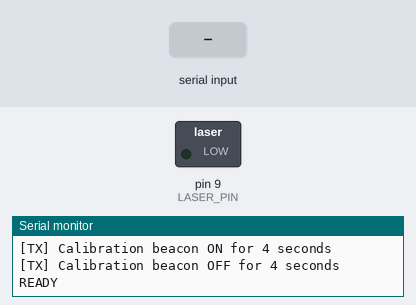
Simulated run of this sketch. Board: Arduino Uno, built with avr-gcc and run on an emulated ATmega328P. On the bench: switched loads named in the sketch (green lamp = pin HIGH), the last lines printed to the serial monitor. Inputs (shaded band) come from the test bench.

Above: at 17.2 s.
17.3 s: "1\n" received over Serial
At 17.5 s:
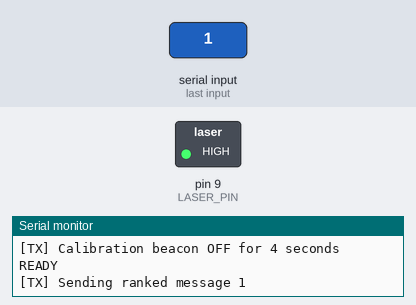
Timing chart, 0 to 23.6 s (numbered marks = the images above; inputs shaded):
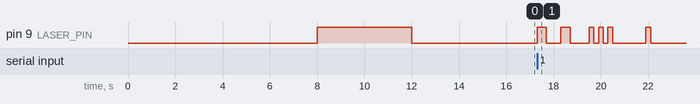

The sketch:

arduino-laser-sketch.ino
```cpp
/**
 * Arduino Uno: receive ranked messages from laptop over USB serial,
 * then transmit each message with an OOK laser.
 *
 * USB serial protocol:
 * - Python waits for "READY"
 * - Python sends one UTF-8 message ending in '\n'
 * - Uno transmits it optically, then replies "SENT <number>"
 */

#include <Arduino.h>

constexpr uint8_t LASER_PIN = 9;
constexpr uint32_t SERIAL_BAUD = 115200;

// Must match the ESP32 receiver exactly.
constexpr uint32_t BIT_MS = 200;

constexpr uint32_t INITIAL_OFF_MS = 8000;
constexpr uint32_t BEACON_ON_MS = 4000;
constexpr uint32_t BEACON_OFF_MS = 4000;
constexpr uint32_t BYTE_GAP_MS = BIT_MS;
constexpr uint32_t END_OFF_MS = BIT_MS;

constexpr size_t MAX_MESSAGE_LENGTH = 96;

char incomingMessage[MAX_MESSAGE_LENGTH];
size_t incomingLength = 0;
bool discardingOversizeMessage = false;
uint16_t sentMessageCount = 0;

void setLaser(bool on) {
  digitalWrite(LASER_PIN, on ? HIGH : LOW);
}

void sendByte(uint8_t value) {
  // Start bit: ON.
  setLaser(true);
  delay(BIT_MS);

  // Eight data bits, least-significant bit first.
  for (uint8_t i = 0; i < 8; ++i) {
    setLaser((value & (1u << i)) != 0);
    delay(BIT_MS);
  }

  // Stop bit plus idle gap: OFF.
  setLaser(false);
  delay(BIT_MS);
  delay(BYTE_GAP_MS);
}

void finishOpticalFrame() {
  // Flush the final OFF run for the ESP32 receiver.
  setLaser(false);
  delay(END_OFF_MS);

  setLaser(true);
  delay(BIT_MS);

  setLaser(false);
}

void transmitMessage(const char* message) {
  for (size_t i = 0; message[i] != '\0'; ++i) {
    sendByte(static_cast<uint8_t>(message[i]));
  }

  // The ESP32 uses this newline as the end of one ranked message.
  sendByte('\n');
  finishOpticalFrame();
}

void processSerialInput() {
  while (Serial.available() > 0) {
    const char received = static_cast<char>(Serial.read());

    // Accept either LF or CRLF from the laptop.
    if (received == '\r') {
      continue;
    }

    if (discardingOversizeMessage) {
      if (received == '\n') {
        discardingOversizeMessage = false;
        Serial.println("ERROR message too long");
      }
      continue;
    }

    if (received == '\n') {
      if (incomingLength == 0) {
        continue;
      }

      incomingMessage[incomingLength] = '\0';
      ++sentMessageCount;

      Serial.print("[TX] Sending ranked message ");
      Serial.println(sentMessageCount);

      // Blocks until the full laser payload has been transmitted.
      transmitMessage(incomingMessage);

      // Python waits for this before sending the next ranked message.
      Serial.print("SENT ");
      Serial.println(sentMessageCount);

      incomingLength = 0;
      return;
    }

    if (incomingLength >= MAX_MESSAGE_LENGTH - 1) {
      incomingLength = 0;
      discardingOversizeMessage = true;
      continue;
    }

    incomingMessage[incomingLength++] = received;
  }
}

void setup() {
  pinMode(LASER_PIN, OUTPUT);
  setLaser(false);

  Serial.begin(SERIAL_BAUD);

  Serial.println();
  Serial.println("=== UNO RANKED LASER TRANSMITTER ===");
  Serial.println("USB Serial: 115200 baud; optical: 5 bits/s");

  // ESP32 should already be running and measuring its ambient baseline.
  Serial.println("[TX] 8 seconds laser OFF");
  delay(INITIAL_OFF_MS);

  Serial.println("[TX] Calibration beacon ON for 4 seconds");
  setLaser(true);
  delay(BEACON_ON_MS);

  setLaser(false);
  Serial.println("[TX] Calibration beacon OFF for 4 seconds");
  delay(BEACON_OFF_MS);

  // Python will wait for this exact status before sending ranked messages.
  Serial.println("READY");
}

void loop() {
  processSerialInput();
}
```

Measured:
- after the input at 17.3 s, pin 9 (LASER_PIN): LOW → HIGH at once, → LOW 0.40 s later, → HIGH 0.60 s later, → LOW 0.40 s later, … (12 changes in this stretch)
